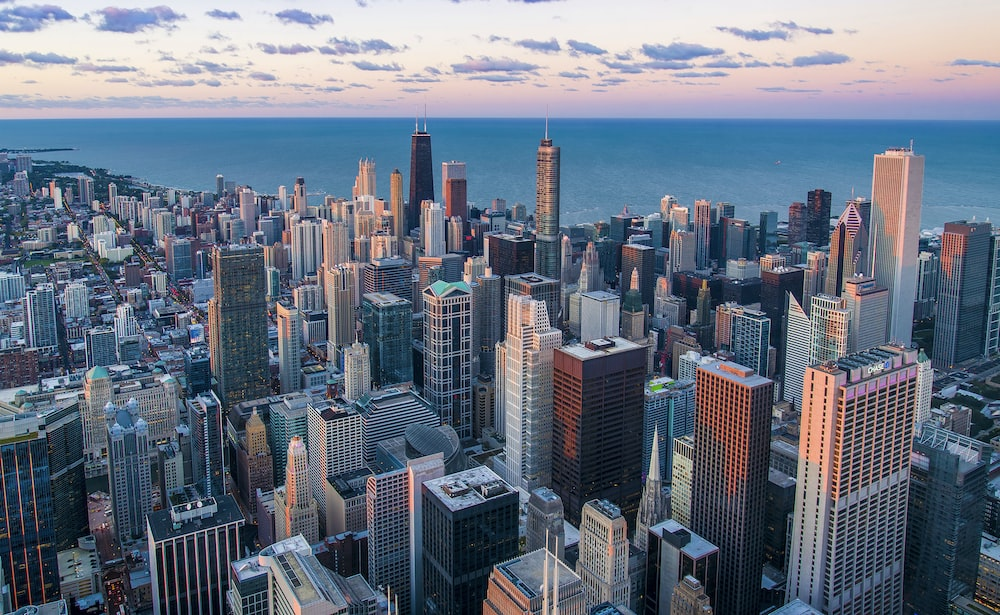
#> input picture Lab-03/reference.jpeg, 1000 x 615 px
$ python q1.py
#> lines starting #> are read from the running program, lines starting #| are printed output that depends on the picture
import cv2
import numpy as np

def unsharp_masking_colored(image_path, kernel_size=(5, 5), sigma=1.0, alpha=0.1):
    # Read the input image
#> called with image_path = 'reference.jpeg', kernel_size = (5, 5), sigma = 1, alpha = 0.1
    original_image = cv2.imread(image_path)
#> original_image is the input picture: shape (615, 1000, 3); mean B, G, R 129.8, 114.5, 104.5

    if original_image is None:
        print("Error: Unable to read the image.")
        return

    # Split the image into its color channels
    b, g, r = cv2.split(original_image)
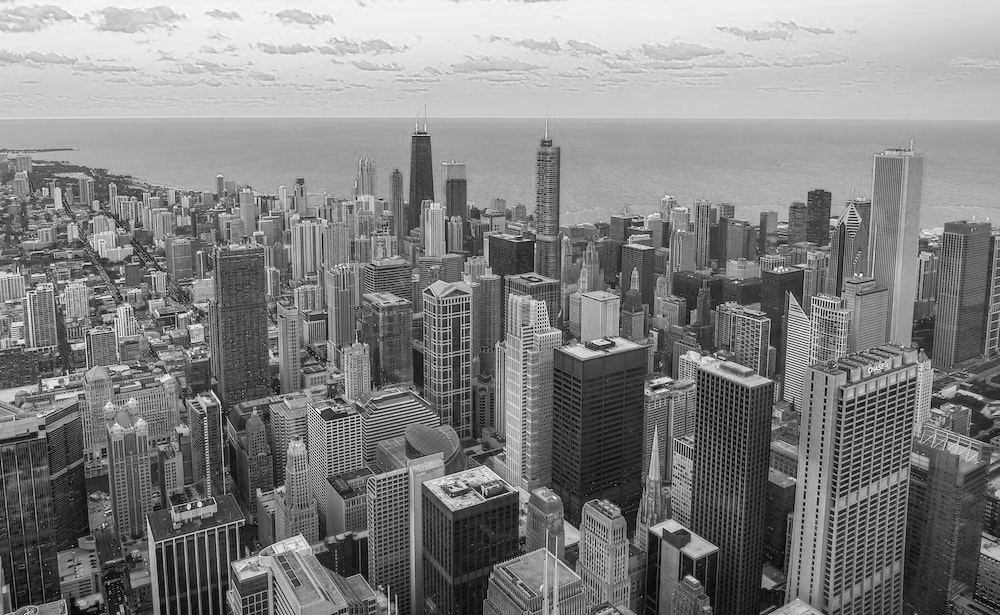
#> b: shape (615, 1000); min 0, max 255, mean 129.8
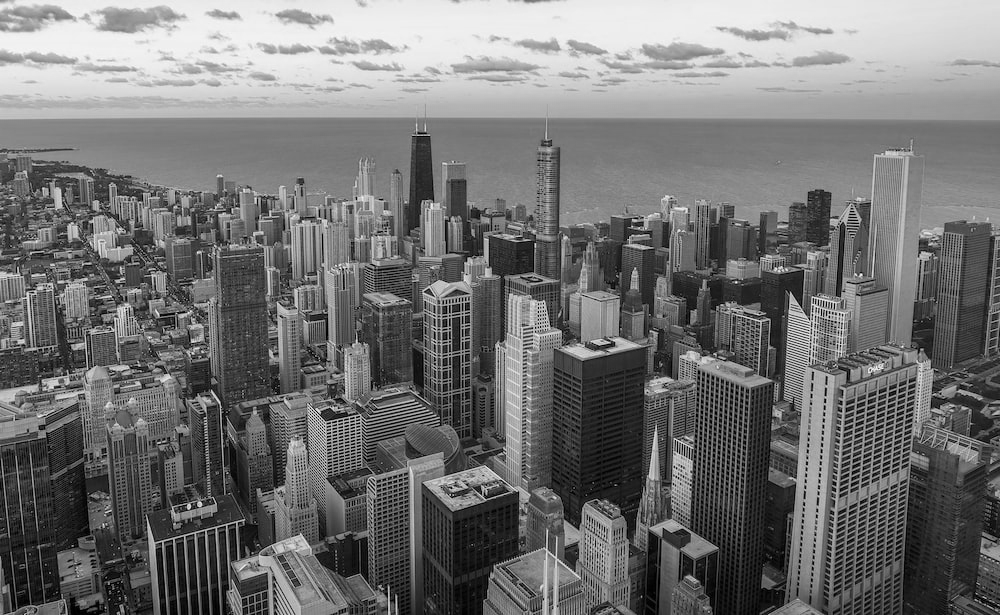
#> g: shape (615, 1000); min 0, max 255, mean 114.5
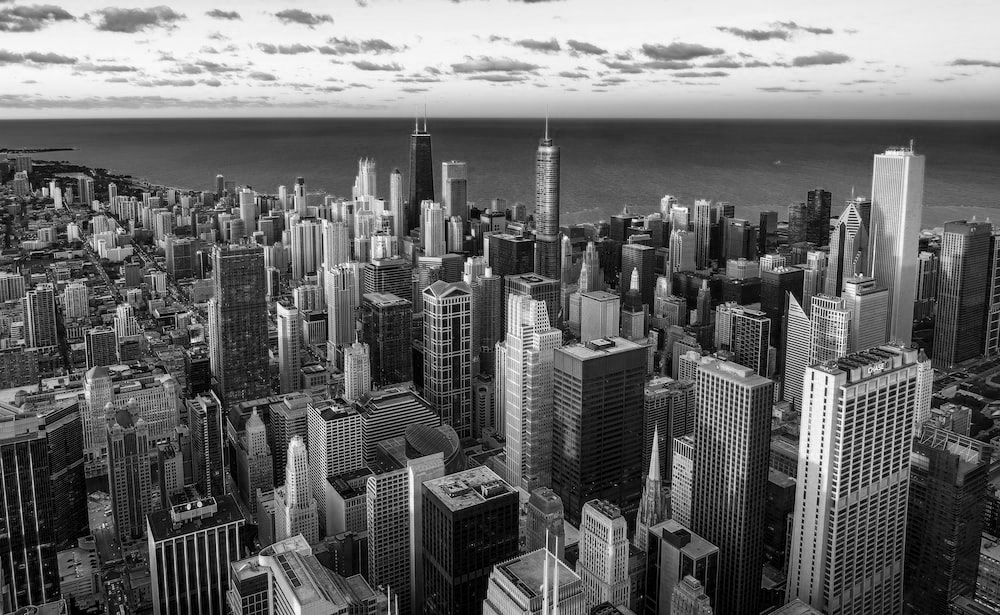
#> r: shape (615, 1000); min 0, max 255, mean 104.5

    # Apply Gaussian blur to each color channel
    blurred_r = cv2.GaussianBlur(r, kernel_size, sigma)
    blurred_g = cv2.GaussianBlur(g, kernel_size, sigma)
    blurred_b = cv2.GaussianBlur(b, kernel_size, sigma)

    # Calculate the sharpened channels (Unsharp Mask)
    sharpened_r = r - alpha * (r - blurred_r)
    sharpened_g = g - alpha * (g - blurred_g)
    sharpened_b = b - alpha * (b - blurred_b)

    # Clip the values to ensure they are in the valid range [0, 255]
    sharpened_r = np.clip(sharpened_r, 0, 255).astype(np.uint8)
    sharpened_g = np.clip(sharpened_g, 0, 255).astype(np.uint8)
    sharpened_b = np.clip(sharpened_b, 0, 255).astype(np.uint8)

    # Merge the sharpened channels back into a color image
    sharpened_image = cv2.merge((sharpened_b, sharpened_g, sharpened_r))
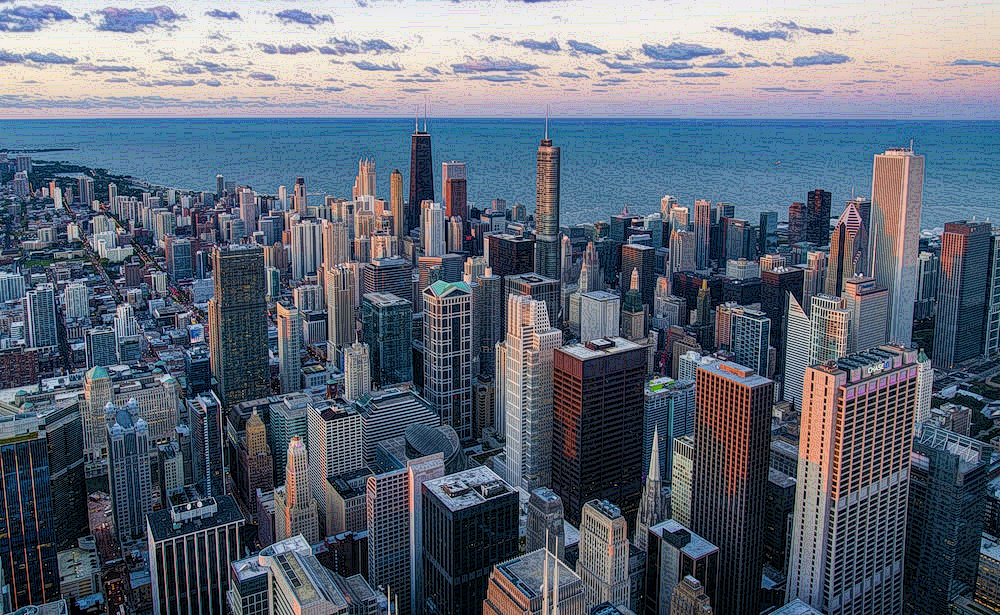
#> sharpened_image: shape (615, 1000, 3); mean B, G, R 119, 104.3, 94.7

    # Display the original image and the sharpened image
    cv2.imshow('Original Image', original_image)
    cv2.imshow('Sharpened Image', sharpened_image)
    cv2.waitKey(0)
    cv2.destroyAllWindows()

    # Save the sharpened image to a file (optional)
    cv2.imwrite('sharpened_image.jpg', sharpened_image)

if __name__ == "__main__":
    image_path = 'reference.jpeg'  # Replace with the path to your input image
    unsharp_masking_colored(image_path)

$ run again, with Lab-03/lane.jpg copied over Lab-03/reference.jpeg
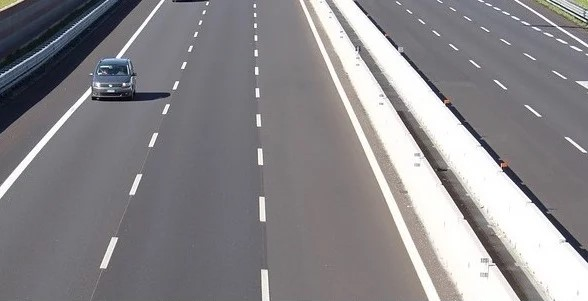
#> input picture Lab-03/lane.jpg, 588 x 301 px
#> in unsharp_masking_colored, original_image is the input picture: shape (301, 588, 3); mean B, G, R 138.1, 135, 137.2
#> in unsharp_masking_colored, `sharpened_b = np.clip(sharpened_b, 0, 255).astype(np.uint8)`:
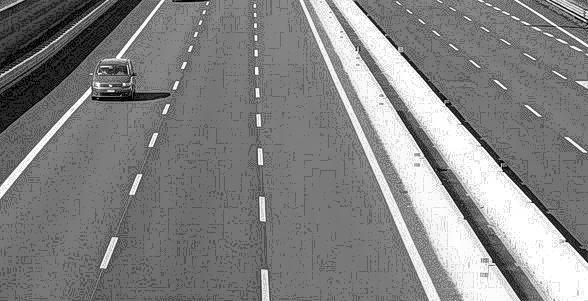
#> sharpened_b: shape (301, 588); min 0, max 255, mean 131.3
#> in unsharp_masking_colored, `sharpened_image = cv2.merge((sharpened_b, sharpened_g, sharpened_r))`:
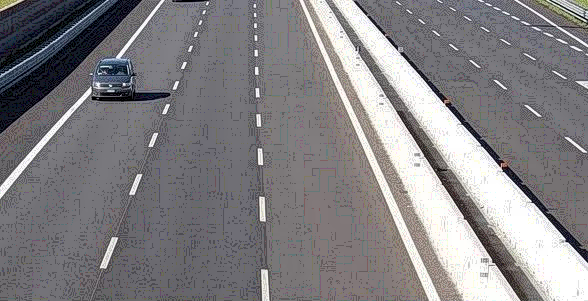
#> sharpened_image: shape (301, 588, 3); mean B, G, R 131.3, 128.6, 130.7

$ run again, with Lab-03/test.jpg copied over Lab-03/reference.jpeg
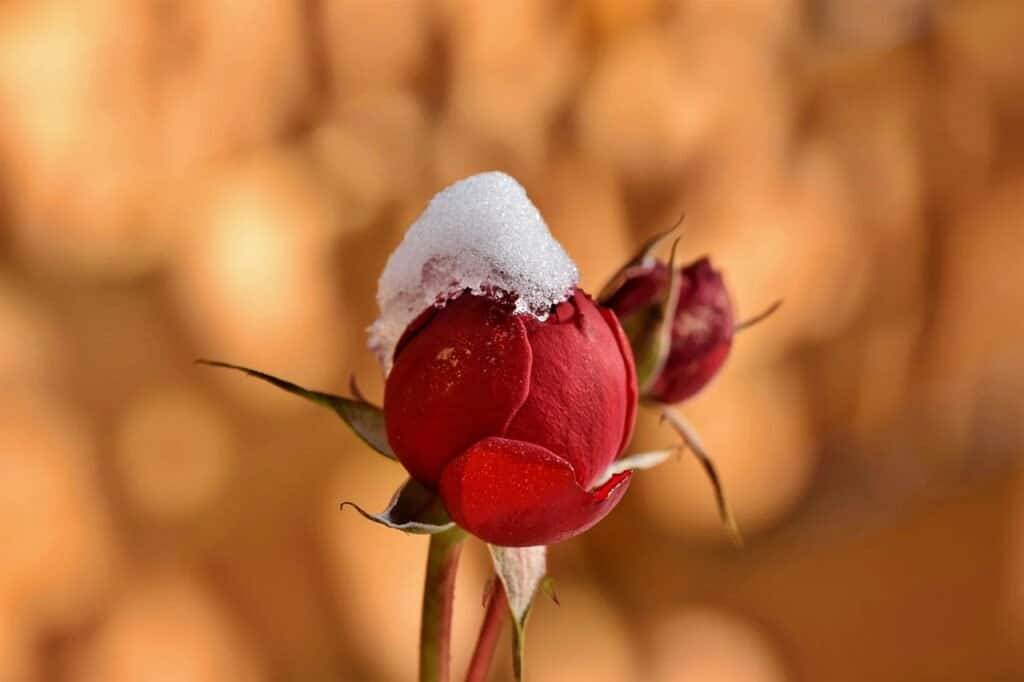
#> input picture Lab-03/test.jpg, 1024 x 682 px
#> in unsharp_masking_colored, original_image is the input picture: shape (682, 1024, 3); mean B, G, R 60.4, 110.8, 184
#> in unsharp_masking_colored, `b, g, r = cv2.split(original_image)`:
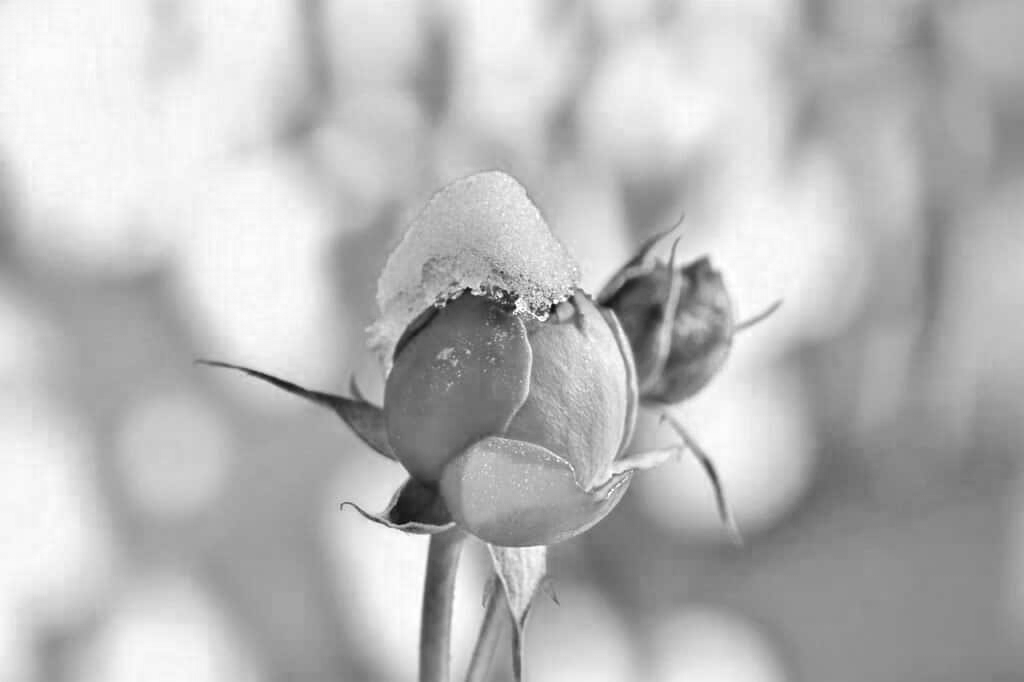
#> r: shape (682, 1024); min 12, max 255, mean 184
#> in unsharp_masking_colored, `sharpened_b = b - alpha * (b - blurred_b)`:
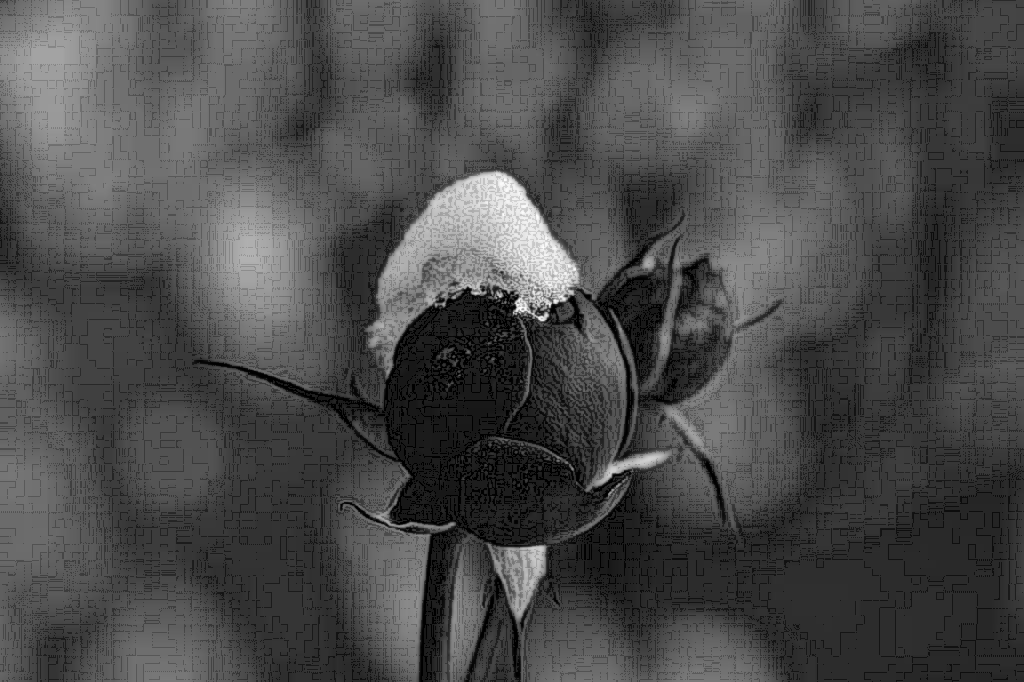
#> sharpened_b: shape (682, 1024) float64; min -25.5, max 249.6, mean 55.4; drawn with min black and max white
